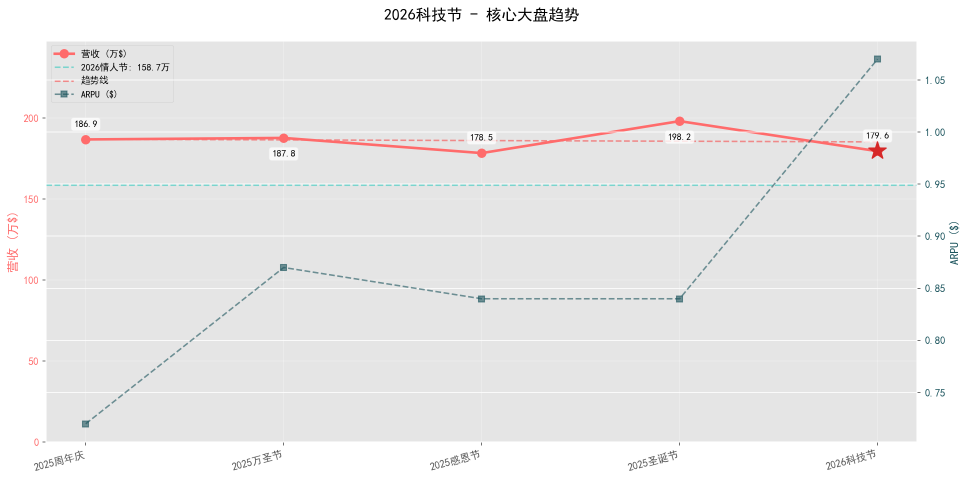
#> input picture 1_Revenue_Trend.png, 1935 x 960 px (shown at 1/2 size)
$ python -i sprite_reskin.py   (imports and definitions only)
#> lines starting #> are read from the running program, lines starting #| are printed output that depends on the picture
#!/usr/bin/env python3
"""Sprite Reskin Tool - Center-crop AI-generated images and apply alpha masks from reference sprites.

No stretching or resizing. AI images are center-cropped to match reference dimensions,
then the reference alpha mask is applied directly.

Usage:
    python sprite_reskin.py --analyze <reference.png>
    python sprite_reskin.py --analyze-dir <folder>
    python sprite_reskin.py --ref <ref.png> --input <ai.png> --output <out.png>
    python sprite_reskin.py --ref-dir <refs> --input-dir <gens> --output-dir <outs>
    python sprite_reskin.py --compose-poster --input <masked.png> --output <out.png>
    python sprite_reskin.py --compose-poster --input-dir <dir> --output-dir <dir>
"""

import argparse
import math
import os
import sys

try:
    from PIL import Image, ImageDraw, ImageFilter
    import numpy as np
except ImportError:
    print("ERROR: Pillow and numpy are required. Install with: pip install Pillow numpy")
    sys.exit(1)


# GenerateImage API supported aspect ratios (width:height)
SUPPORTED_RATIOS = [
    (1, 1), (3, 2), (2, 3), (4, 3), (3, 4),
    (16, 9), (9, 16), (7, 4), (4, 7),
]


# [113 lines left out: functions _best_gen_ratio, _opaque_bbox, _orientation, analyze_image, apply_mask, not called in this run]


def compose_poster(input_path, output_path,
                    border=2, corner_outer=8, corner_inner=6,
                    border_color=(0, 0, 0, 255),
                    stroke_color=(255, 240, 230, 140), stroke_width=2,
                    stroke_blur=0.8):
    """Compose a catalog poster card: rounded-corner border + inner stroke glow + content.

    Replicates the Figma component structure:
      Frame (WxH) > image_outer (WxH, black roundrect) > image_inner ((W-4)x(H-4) at (2,2))

    Args:
        input_path:   masked sprite (output of apply_mask), determines final size
        output_path:  destination PNG
        border:       border width in px (default 2)
        corner_outer: outer roundrect corner radius
        corner_inner: inner roundrect corner radius
        border_color: RGBA tuple for the border fill
        stroke_color: RGBA tuple for the inner glow stroke
        stroke_width: inner stroke line width
        stroke_blur:  Gaussian blur radius for the stroke softness
    """
#> called with input_path = '../../../../1_Revenue_Trend.png', output_path = 'out.png', border = 2, corner_outer = 8, corner_inner = 6, border_color = (0, 0, 0, 255), stroke_color = (255, 240, 230, 140), stroke_width = 2
    src = Image.open(input_path).convert("RGBA")
#> src is the input picture: PIL image 1935x960 RGBA; mean R, G, B, A 234.4, 233.7, 233.7, 255
    outer_w, outer_h = src.size
#> outer_w = 1935; outer_h = 960
    inner_w = outer_w - border * 2
#> inner_w = 1931
    inner_h = outer_h - border * 2
#> inner_h = 956

    inner_content = src.crop((border, border, border + inner_w, border + inner_h))

    inner_mask = Image.new("L", (inner_w, inner_h), 0)
#> inner_mask: PIL image 1931x956 L; every value is 0
    ImageDraw.Draw(inner_mask).rounded_rectangle(
        [(0, 0), (inner_w - 1, inner_h - 1)], radius=corner_inner, fill=255
    )
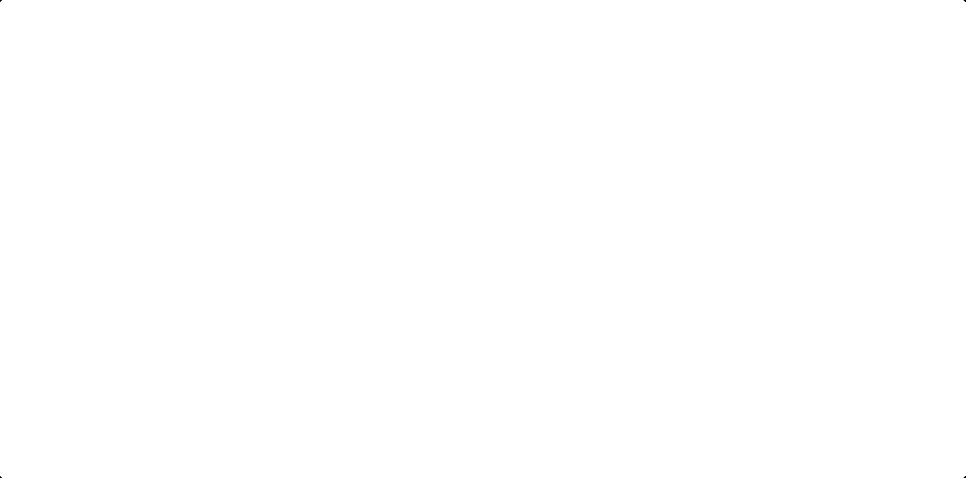
#> inner_mask: PIL image 1931x956 L (shown at 1/2 size); 100% white; 4 black regions (4 under 20 px)
    ir, ig, ib, ia = inner_content.split()
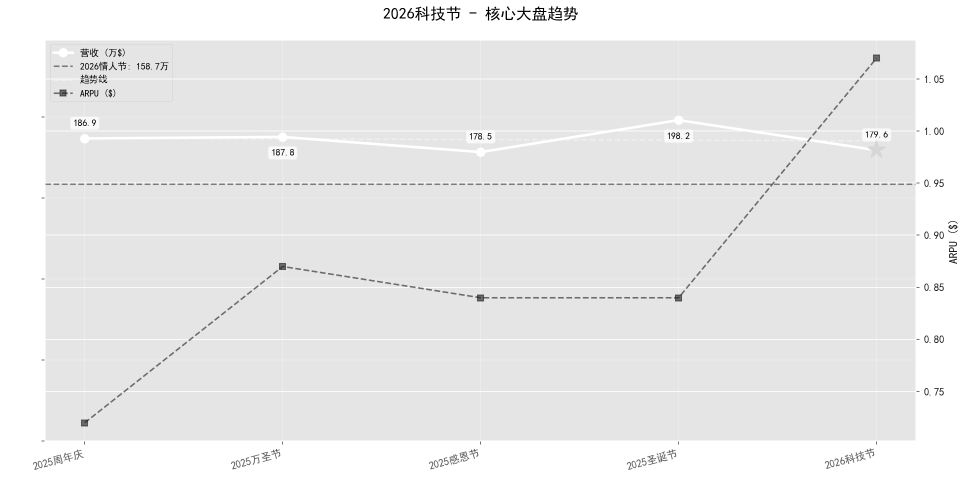
#> ir: PIL image 1931x956 L (shown at 1/2 size); min 0, max 255, mean 234.2
#> ia: PIL image 1931x956 L; every value is 255
    ia_arr = np.minimum(np.array(ia), np.array(inner_mask))
    inner_content = Image.merge("RGBA", (ir, ig, ib, Image.fromarray(ia_arr)))

    stroke_img = Image.new("RGBA", (inner_w, inner_h), (0, 0, 0, 0))
#> stroke_img: PIL image 1931x956 RGBA; every value is 0
    ImageDraw.Draw(stroke_img).rounded_rectangle(
        [(0, 0), (inner_w - 1, inner_h - 1)],
        radius=corner_inner, outline=stroke_color, width=stroke_width,
    )
    if stroke_blur > 0:
        stroke_img = stroke_img.filter(ImageFilter.GaussianBlur(radius=stroke_blur))

    inner_final = Image.alpha_composite(inner_content, stroke_img)

    canvas = Image.new("RGBA", (outer_w, outer_h), (0, 0, 0, 0))
#> canvas: PIL image 1935x960 RGBA; every value is 0
    outer_mask = Image.new("L", (outer_w, outer_h), 0)
#> outer_mask: PIL image 1935x960 L; every value is 0
    ImageDraw.Draw(outer_mask).rounded_rectangle(
        [(0, 0), (outer_w - 1, outer_h - 1)], radius=corner_outer, fill=255
    )
#> outer_mask: PIL image 1935x960 L; 100% white; 4 black regions (4 under 20 px)
    border_fill = Image.new("RGBA", (outer_w, outer_h), border_color)
    canvas.paste(border_fill, mask=outer_mask)
    canvas.paste(inner_final, (border, border), inner_final)

    os.makedirs(os.path.dirname(output_path) or ".", exist_ok=True)
    canvas.save(output_path)
    print(f"  OK: {os.path.basename(output_path)} ({outer_w}x{outer_h}, "
          f"poster: border={border}px, corners={corner_outer}/{corner_inner})")
#|   OK: out.png (1935x960, poster: border=2px, corners=8/6)
    return True


# [149 lines left out: functions batch_compose_poster, batch_apply, main, not called in this run]


# [2 lines not run here, left out]

>>> result = compose_poster('../../../../1_Revenue_Trend.png', 'out.png')
